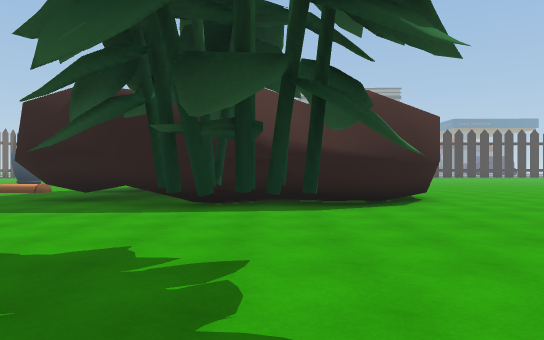
[1] (above)

24 first-person views from a walk through a scene from a Unity 3-D project. The camera is 1.4 m above the floor, looks level and sees 70° across. The floor is counted in squares, 2 m on a side. Each view is taken from the middle of a square. On the plan, view 1 faces up. The plan holds only what a view shows up to about 11 squares ahead; the rest is blank. The place goes on beyond the plan. Some animated figures are not drawn.

[2]
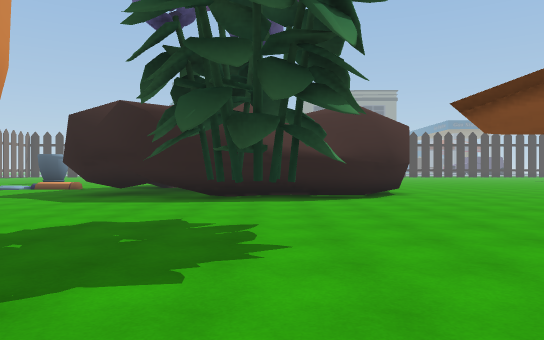

[3]
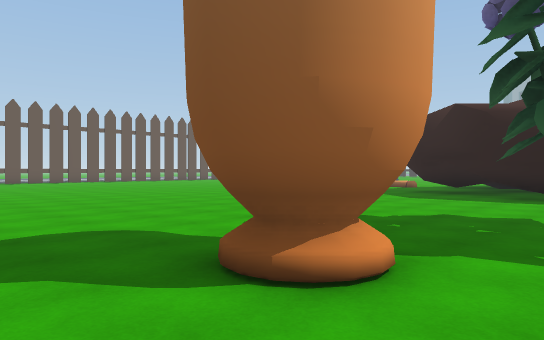

[4]
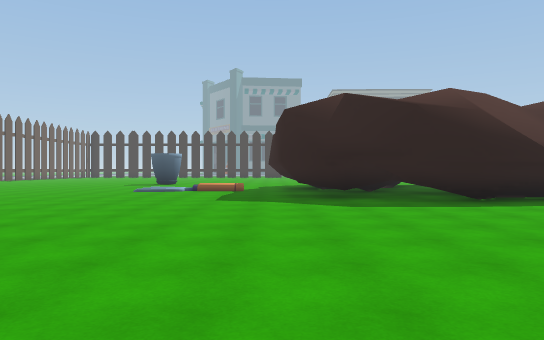

[5]
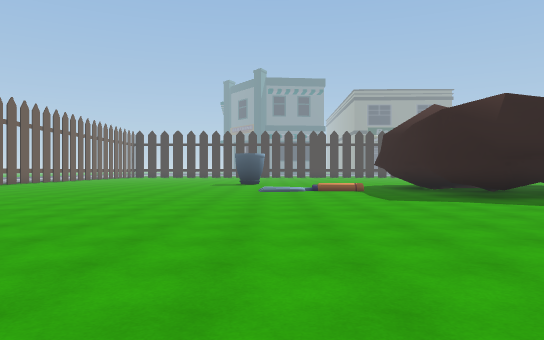

[6]
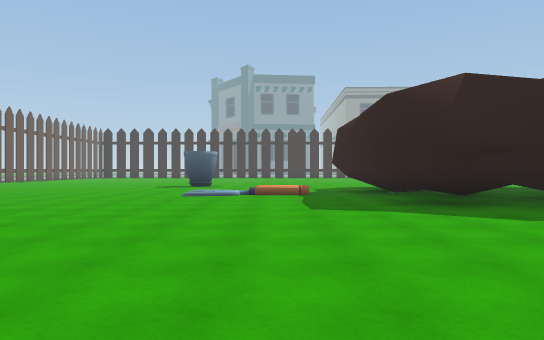

[7]
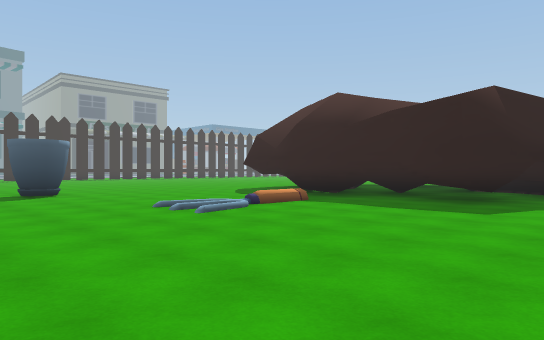

[8]
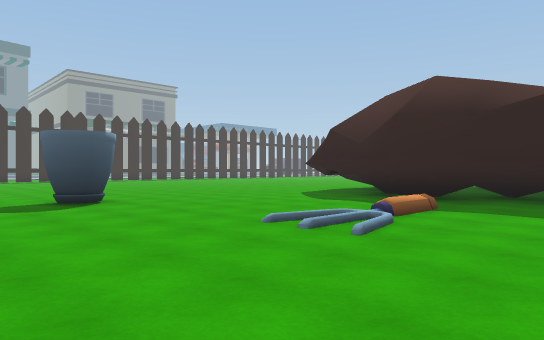

[9]
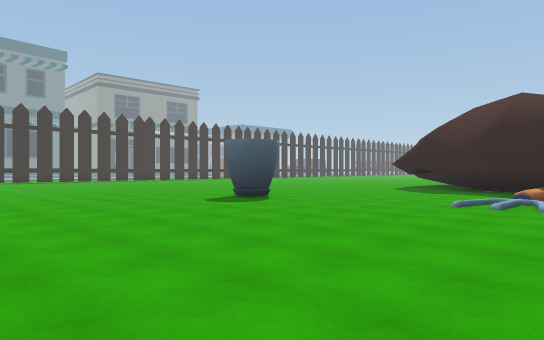

[10]
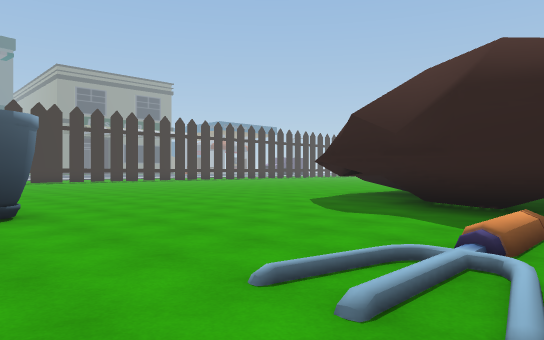

[11]
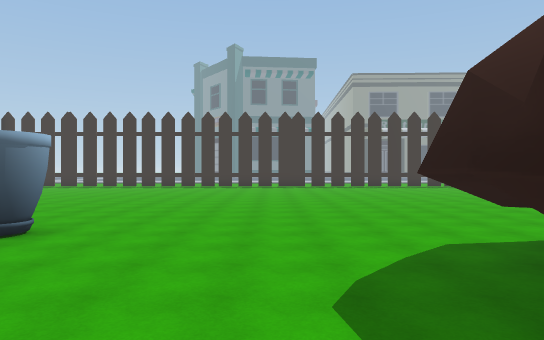

[12]
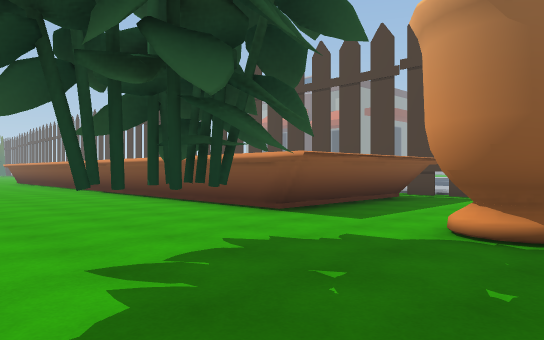

[13]
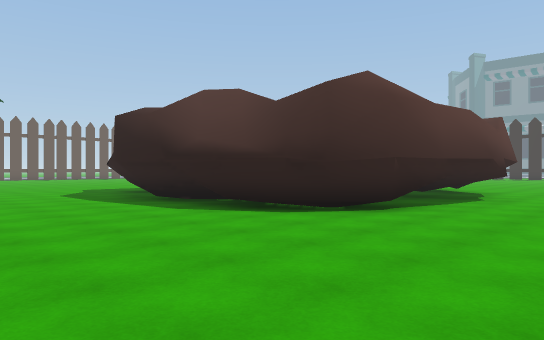

[14]
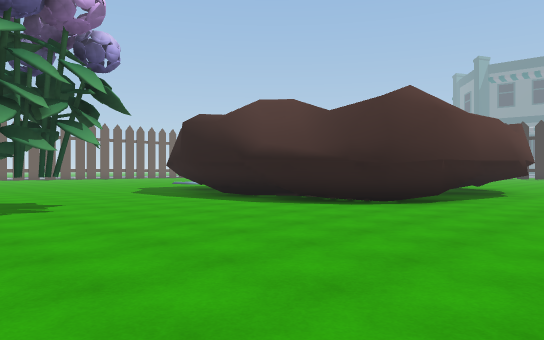

[15]
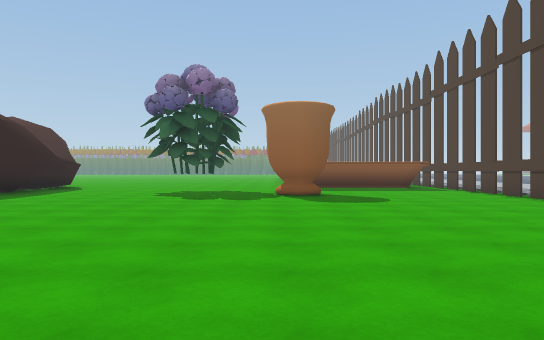

[16]
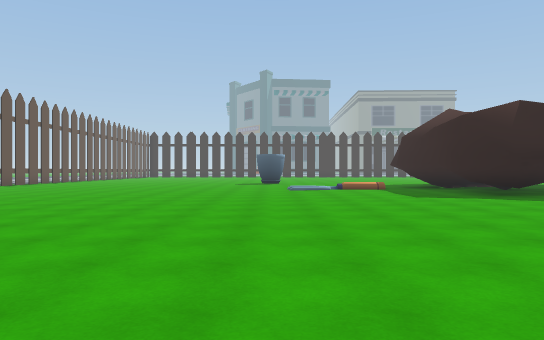

[17]
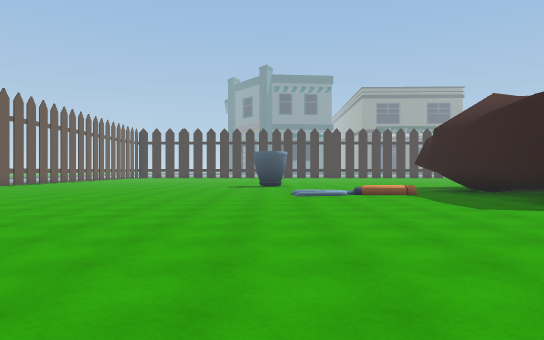

[18]
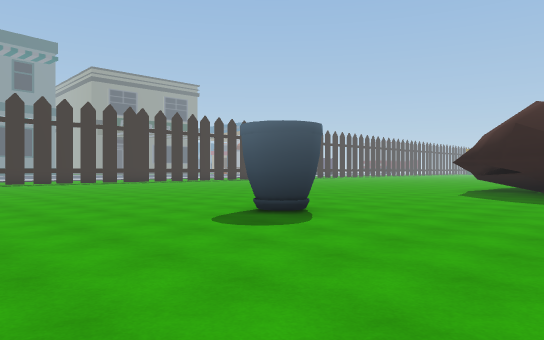

[19]
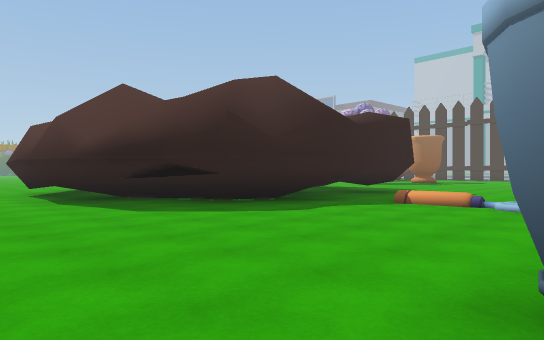

[20]
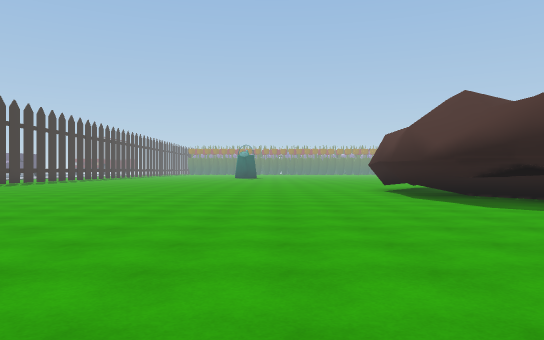

[21]
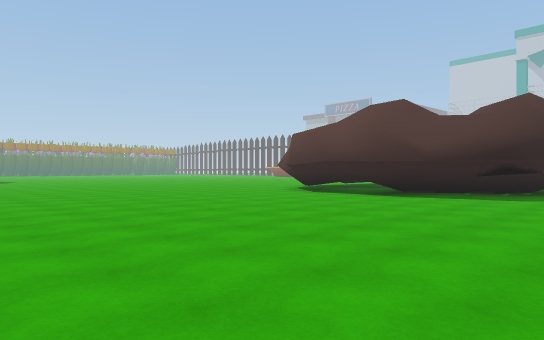

[22]
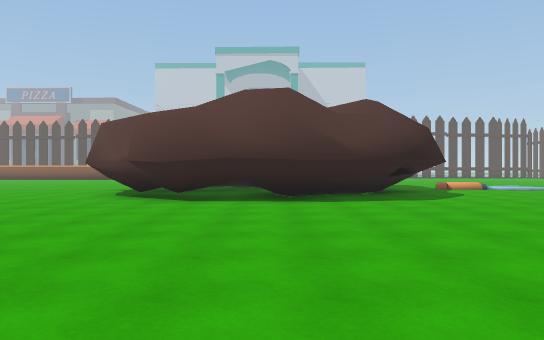

[23]
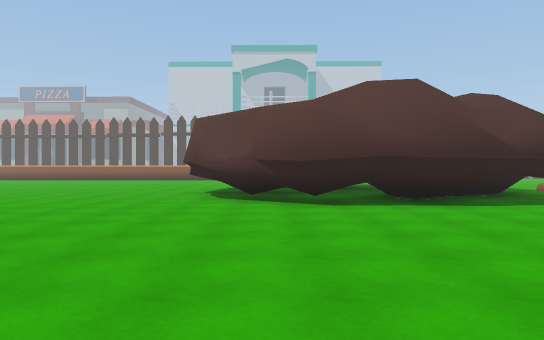

[24]
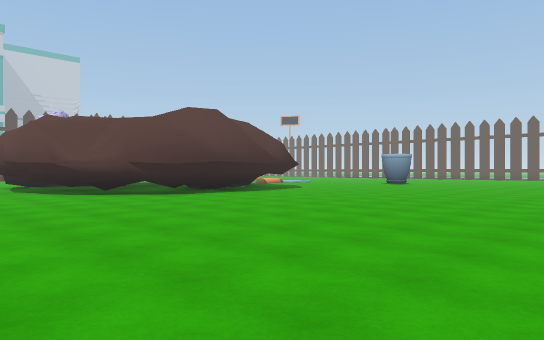

### Floor plan
Key: @ floor where view 1 was taken; # wall or solid block; . floor; / step, stairs or slope; O other object.
Columns run from 18 left of view 1 to 7 right of it. Each row starts with its distance up from view 1.
 28                 ..
 27            . .....    .. .
 26             .............
 25     ..     ...............
 24     ...   ................
 23     .....................
 22   .......................
 21   .......................
 20   .......................
 19   .......................
 18  ......O..................
 17  ......O......#######.....
 16  ............#########....
 15  ............###     ##...
 14  ............#        #...
 13 ......../....#       ##.
 12 ........////.###     ##.
 11 .............##       #...
 10 .............####     #...
  9 .............#####   ##...
  8 .............#.#######....
  7  ...............####.....
  6  .........................
  5   ........................
  4    .......................
  3    ...............O.......
  2     ..............O.......
  1      .....................
  0      ...........O.@.......
 -1       ..........OO.#######
 -2        ............##
 -3          ..........##

Positions as (right, up) in squares from view 1, and headings:
1: (0, 0), facing up
2: (0, -2), facing up
3: (0, -3), facing up-left
4: (-6, -1), facing up
5: (-10, -1), facing up
6: (-8, 1), facing up
7: (-14, 6), facing up-right
8: (-14, 9), facing up-right
9: (-18, 10), facing up-right
10: (-12, 11), facing up-right
11: (-7, 12), facing up
12: (-3, 4), facing down-right
13: (7, 3), facing up-left
14: (7, 1), facing up-left
15: (-13, 0), facing right
16: (-11, -2), facing up
17: (-11, 1), facing up
18: (-16, 13), facing up-right
19: (-11, 20), facing down-right
20: (-12, 21), facing right
21: (-7, 27), facing down-right
22: (-1, 26), facing down
23: (2, 25), facing down
24: (7, 27), facing down-left
